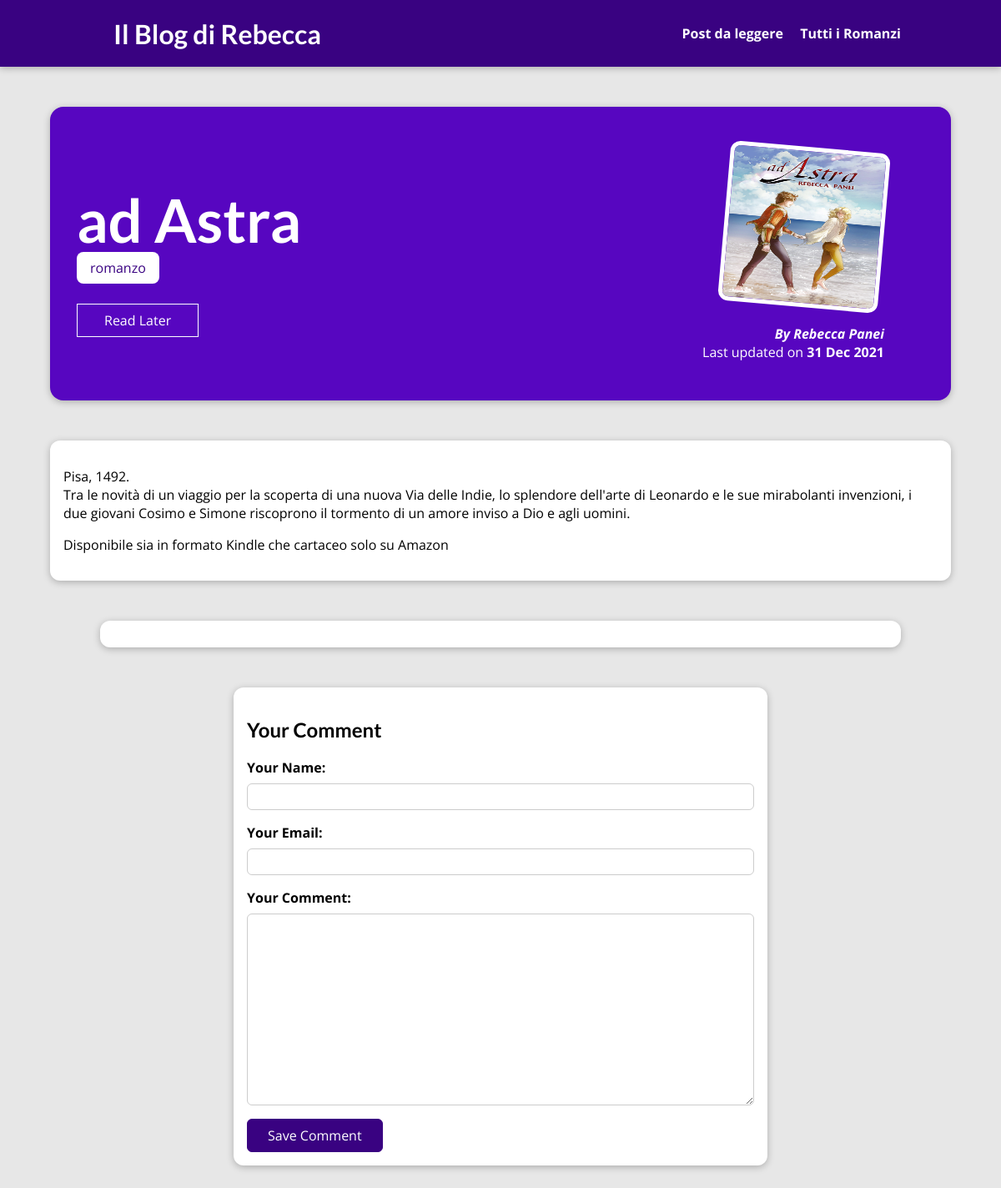
/posts/ad-astra, run on an earlier commit of the app's database.
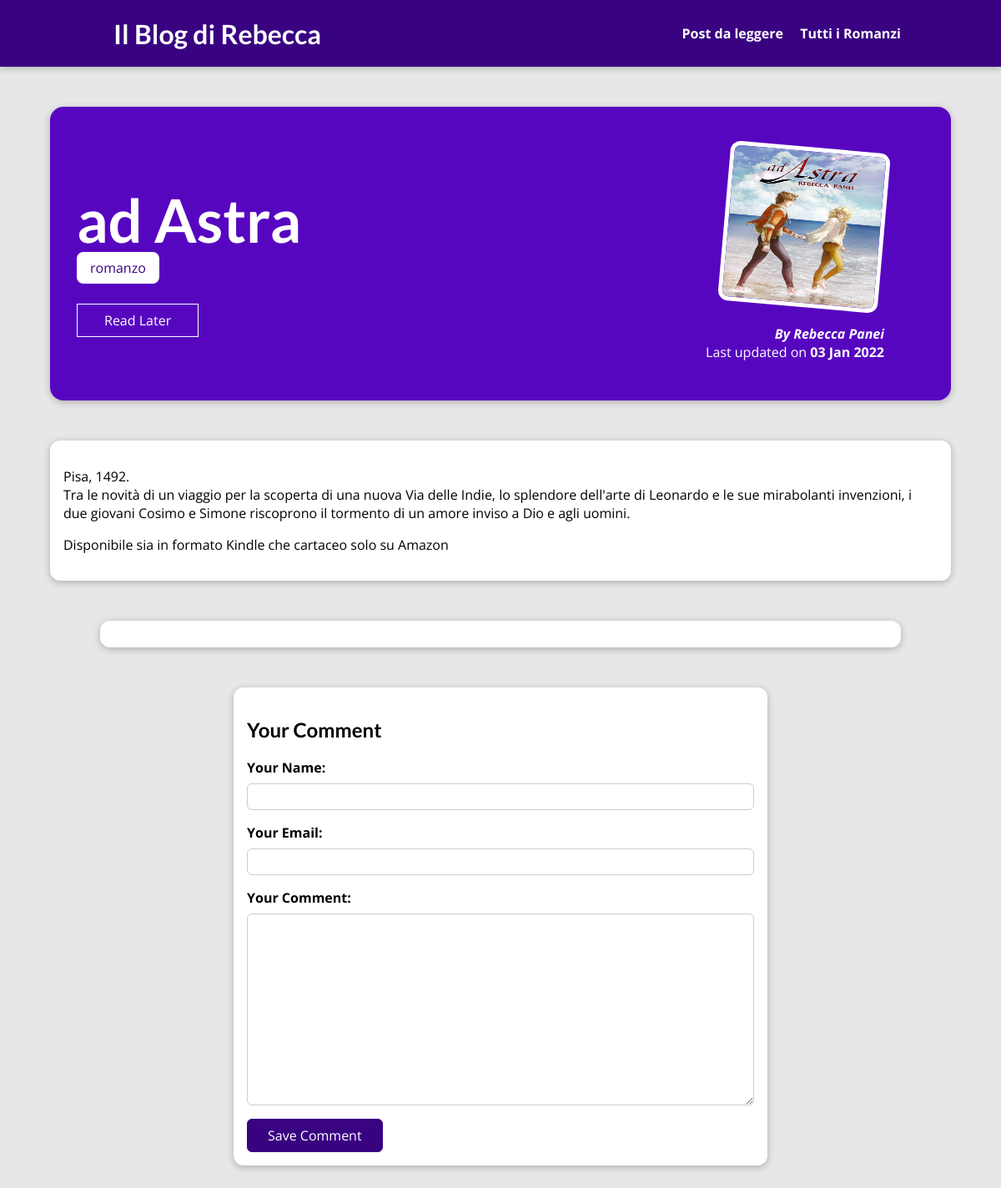
And on a later commit of the database.
### blog/models.py (models this page shows, shortened)
class Post(models.Model):
    title = models.CharField(max_length=150)
    excerpt = models.CharField(max_length=200)
    image = models.ImageField(upload_to="posts", null=True)
    date = models.DateField(auto_now=True)
    slug = models.SlugField(unique=True, db_index=True)
    content = models.TextField(validators=[MinLengthValidator(10)])
    author = models.ForeignKey(
        Author, on_delete=models.SET_NULL, null=True, related_name="posts")
    tags = models.ManyToManyField(Tag)

class Author(models.Model):
    first_name = models.CharField(max_length=100)
    last_name = models.CharField(max_length=100)
    email_address = models.EmailField()
    def full_name(self):
        return f"{self.first_name} {self.last_name}"
    def __str__(self):
        return self.full_name()

### blog/views.py (the view, shortened to what this page needs)
# urls.py: path("posts/<slug:slug>", views.SinglePostView.as_view(),
class SinglePostView(View):
    def is_stored_post(self, request, post_id):
        stored_posts = request.session.get("stored_posts")
        if stored_posts is not None:
          is_saved_for_later = post_id in stored_posts
        else:
          is_saved_for_later = False
        return is_saved_for_later
    def get(self, request, slug):
        post = Post.objects.get(slug=slug)
        context = {
            "post": post,
            "post_tags": post.tags.all(),
            "comment_form": CommentForm(),
            "comments": post.comments.all().order_by("-id"),
            "saved_for_later": self.is_stored_post(request, post.id)
        }
        return render(request, "blog/post-detail.html", context)

### blog/forms.py
class CommentForm(forms.ModelForm):
    class Meta:
        model = Comment
        exclude = ["post"]
        labels = {
          "user_name": "Your Name",
          "user_email": "Your Email",
          "text": "Your Comment"
        }

### blog/templates/blog/post-detail.html (shortened to what this page needs)
{% extends "base.html" %}
{% load static %}
{% block css_files %}
<link rel="stylesheet" href="{% static "blog/post-detail.css" %}" />
{% endblock %}
{% block content %}
<section id="summary">
  <h2>{{ post.title }}</h2>
  <div>
    {% for tag in post_tags %}
      <span class="tag">{{ tag.caption }}</span>
    {% endfor %}
  </div>
  <div id="read-later">
    <form action="{% url "read-later" %}" method="POST">
      <button>
        {% if saved_for_later %}
          Remove from "Read Later" List
        {% else %}
          Read Later
        {% endif %}
      </button>
    </form>
  </div>
  <article>
    <img src="{{ post.image.url }}" alt="{{ post.title }}" />
    <address>By <a href="mailto:{{ post.author.email_address }}">{{ post.author }}</a></address>
    <div>Last updated on <time>{{ post.date|date:"d M Y" }}</time></div>
  </article>
</section>
<main>
  {{ post.content|linebreaks }}
</main>
<section id="comments">
</section>
<section id="comment-form">
  <h2>Your Comment</h2>
  <form action="{% url "post-detail-page" post.slug %}" method="POST">
    {% for form_field in comment_form %}
      <div class="form-control {% if form_field.errors %}invalid{% endif %}">
        {{ form_field.label_tag }}
        {{ form_field }}
      </div>
    {% endfor %}
    <button>Save Comment</button>
  </form>
</section>
{% endblock %}

What changed in the data, as far as the page shows it:
changed Post "ad Astra": date "31 Dec 2021" → "03 Jan 2022"
